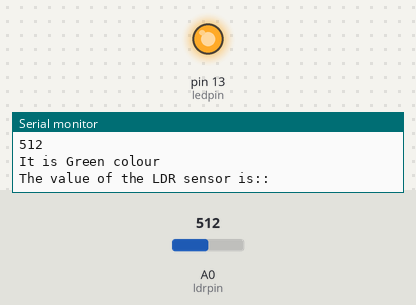
Bench run of a sketch on a simulated Arduino Uno, built with avr-gcc and run on an emulated ATmega328P. On the bench: output pins drawn as LEDs (lit = HIGH), the last lines printed to the serial monitor. Inputs (shaded band) come from the test bench; at power-on: A0 (ldrpin) = 512.

Above: at 1.2 s.
1.3 s: A0 (ldrpin) set to 419
2.9 s: A0 (ldrpin) set to 389
At 4.3 s:
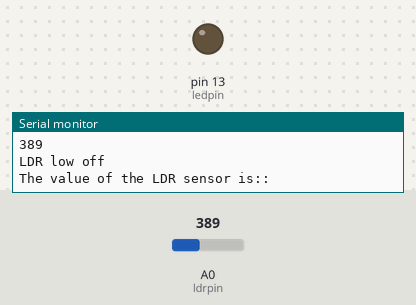
Timing chart, 0 to 5.9 s (numbered marks = the images above; inputs shaded):
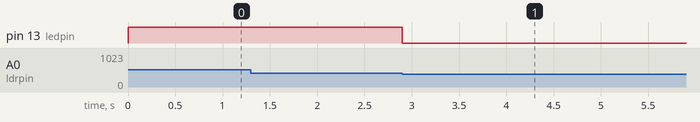

The sketch:

rbg.ino
```cpp
const int ledpin =13;
const int ldrpin=A0;
   void setup()
    {
    Serial.begin(9600);
    pinMode(ldrpin,INPUT);
    pinMode(ledpin,OUTPUT);
   }
  void loop()
 {
  int ldrvalue=analogRead(ldrpin);

  if(ldrvalue>400)
 {    digitalWrite(ledpin, HIGH);
     if(ldrvalue>=400&& ldrvalue <=510)
      Serial.println("It is blue colour");
     else if(ldrvalue>=510 && ldrvalue<=600)
      Serial.println("It is Green colour");
     else
      Serial.println("It is Red colour");
  }
  else
  { digitalWrite(ledpin,LOW);
    Serial.println("LDR low off");
    }
   Serial.println("The value of the LDR sensor is::");
   Serial.println(ldrvalue);
   delay(50); }
```

Measured:
- the behaviour switches between 401 and 400 on A0 (ldrpin) (found by bisection; images 0 and 1)
- after the input at 2.9 s, pin 13 (ledpin): HIGH → LOW at once
